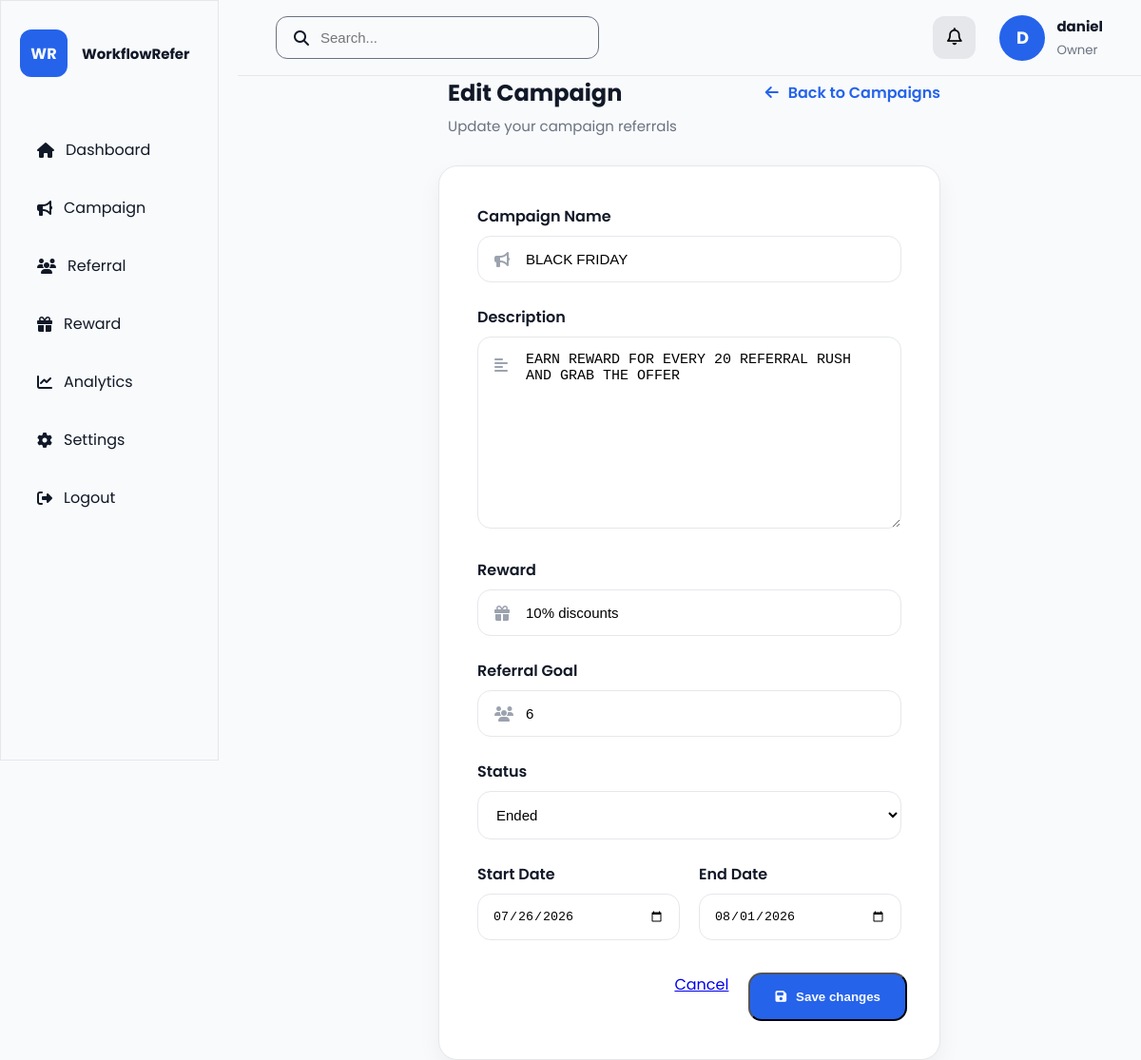
The app's page /campaign/2/edit/ (signed in) with its own data.
### core/models.py (models this page shows, shortened)
class Campaign(models.Model):
    STATUS_CHOICES = [
        ("draft", "Draft"),
        ("active", "Active"),
        ("ended", "Ended"),
    ]
    business = models.ForeignKey(
        BusinessProfile,
        on_delete=models.CASCADE,
        related_name="campaigns"
    )
    referral_code = models.CharField(
        max_length=10,
        unique=True,
        blank=True,
        null=True
    )
    title = models.CharField(max_length=200)
    description = models.TextField()
    reward = models.CharField(
        max_length=200,
        help_text="Example: ₦5,000 Cash or 10% Discount"
    )
    referral_goal = models.PositiveIntegerField(default=1)
    status = models.CharField(
        max_length=20,
        choices=STATUS_CHOICES,
        default="draft"
    )
    start_date = models.DateField()
    end_date = models.DateField()
    created_at = models.DateTimeField(auto_now_add=True)
    updated_at = models.DateTimeField(auto_now=True)

### core/views.py (the view)
# urls.py: path("campaign/<int:pk>/edit/",views.edit_campaign,name="edit_campaign"),
@login_required
def edit_campaign(request, pk):
    business = request.user.business_profile
    campaign = get_object_or_404(
        Campaign,
        pk=pk,
        business=business,
    )
    if request.method == "POST":
        form = CampaignForm(
            request.POST,
            instance=campaign
        )
        if form.is_valid():
            form.save()
            messages.success(
                request,
                "Campaign updated successfully!"
            )
            return redirect("campaign_list")
    else:
        form = CampaignForm(instance=campaign)
    return render(
        request,
        "dashboard/edit_campaign.html",
        {
            "form": form,
            "campaign": campaign,
        },
    )

### core/forms.py
class CampaignForm(forms.ModelForm):
    class Meta:
        model = Campaign
        fields = [
            "title",
            "description",
            "reward",
            "referral_goal",
            "status",
            "start_date",
            "end_date",
        ]
        widgets = {
            "title": forms.TextInput(attrs={
                "placeholder": "Summer Referral Campaign"
            }),
            "description": forms.Textarea(attrs={
                "placeholder": "Explain how customers earn rewards..."
            }),
            "reward": forms.TextInput(attrs={
                "placeholder": "₦5,000 Cash"
            }),
            "referral_goal": forms.NumberInput(attrs={
                "placeholder": "100"
            }),
            "start_date": forms.DateInput(attrs={
                "type": "date"
            }),
            "end_date": forms.DateInput(attrs={
                "type": "date"
            }),
        }

### templates/dashboard/edit_campaign.html (shortened to what this page needs)
{% extends "dashboard/dashboard_base.html" %}
{% load static %}
{% block dashboard_content %}
<section class="campaign-form-page">
    <div class="page-header">
        <div>
            <h1>Edit Campaign</h1>
            <p>
                Update your campaign referrals
            </p>
        </div>
        <a href="{% url 'campaign_list' %}" class="back-link">
            <i class="fa-solid fa-arrow-left"></i>
            Back to Campaigns
        </a>
    </div>
    <div class="form-card">
        <form method="POST">
            <div class="form-group">
                <label>Campaign Name</label>
                <div class="input-group">
                    {{ form.title }}
                </div>
            </div>
            <div class="form-group">
                <label>Description</label>
                <div class="input-group textarea-group">
                    {{ form.description }}
                </div>
            </div>
            <div class="form-group">
                <label>Reward</label>
                <div class="input-group">
                    {{ form.reward }}
                </div>
            </div>
            <div class="form-group">
                <label>Referral Goal</label>
                <div class="input-group">
                    {{ form.referral_goal }}
                </div>
            </div>
            <div class="form-group">
                <label>Status</label>
                {{ form.status }}
            </div>
            <div class="date-grid">
                <div class="form-group">
                    <label>Start Date</label>
                    {{ form.start_date }}
                </div>
                <div class="form-group">
                    <label>End Date</label>
                    {{ form.end_date }}
                </div>
            </div>
            <div class="form-actions">
                <a href="{% url 'campaign_list' %}" class="outline-btn">
                    Cancel
                </a>
                <button type="submit" class="primary-btn">
                    <i class="fa-solid fa-floppy-disk"></i>
                    Save changes
                </button>
            </div>
        </form>
    </div>
</section>
{% endblock %}

### templates/dashboard/dashboard_base.html (shortened to what this page needs)
{% load static%}
<!DOCTYPE html>
<html lang="en">
    <head>
        <link rel="stylesheet" href="https://cdnjs.cloudflare.com/ajax/libs/font-awesome/6.7.2/css/all.min.css">
		<link rel="stylesheet" href="{% static 'dashboard/dashboard.css' %}">
    </head>
    <body>
        {% block content %}
        <div class="dashboard-layout">
            <aside class="sidebar">
                <div class="logo">
                    <div class="logo-icon">WR</div>
                    <h2>WorkflowRefer</h2>
                </div>
                <nav>
                    <a href="{% url "dashboard" %}" class="{% if request.resolver_match.url_name == 'dashboard' %}active{% endif %}">
                        <i class="fa-solid fa-house"></i>
                        <span>Dashboard</span>
                    </a>
                    <a href="{% url "campaign_list" %}"class="{% if request.resolver_match.url_name == 'campaign_list' %}active{% endif %}">
                        <i class="fa-solid fa-bullhorn"></i>
                        <span>Campaign</span>
                    </a>
                    <a href="{% url 'referral_list' %}" class="{% if request.resolver_match.url_name == 'referral_list' %}active{% endif %}">
                        <i class="fa-solid fa-users"></i>
                        <span>Referral</span>
                    </a>
                    <a href="{% url 'reward_list' %}" class="{% if request.resolver_match.url_name == 'reward_list' %}active{% endif %}">
                        <i class="fa-solid fa-gift"></i>
                        <span>Reward</span>
                    </a>
                    <a href="{% url 'analytics' %}" class="{% if request.resolver_match.url_name == 'analytics' %}active{% endif %}">
                        <i class="fa-solid fa-chart-line"></i>
                        <span>Analytics</span>
                    </a>
                    <a href="#" class="{% if request.resolver_match.url_name == 'settings' %}active{% endif %}">
                        <i class="fa-solid fa-gear"></i>
                        <span>Settings</span>
                    </a>
                    <a href="{% url 'logout' %}">
                        <i class="fa-solid fa-right-from-bracket"></i>
                        <span>Logout</span>
                    </a>
                </nav>
            </aside>
            <main class="main-content">
                <header class="topbar">
                    <div class="topbar-left">
                        <div class="search-box">
                            <i class="fa-solid fa-magnifying-glass"></i>
                            <input
                                type="text"
                                placeholder="Search..."
                            >
                        </div>
                    </div>
                    <div class="topbar-right">
                        <div class="notification-wrapper">
                            <button id="notification-toggle" class="notification-btn">
                                <i class="fa-regular fa-bell"></i>
                            </button>
                        </div>
                        <div class="user-info">
                            <div class="user-avatar">
                                {{ request.user.first_name|slice:":1"|default:request.user.username|slice:":1"|upper }}
                            </div>
                            <div>
                                <h4>
                                    {{ request.user.first_name|default:request.user.username }}
                                </h4>
                                <small>Owner</small>
                            </div>
                        </div>
                    </div>
                </header>
                {% block dashboard_content %}{% endblock %}
            </main>
        </div>
        {% endblock %}
    </body>
</html>

### static/dashboard/dashboard.css (style rules this page uses)
* { margin:0; padding:0; box-sizing:border-box; }
:root { --primary:#2563EB; --primary-hover:#1D4ED8; --success:#10B981; --warning:#F59E0B; --danger:#EF4444; --purple:#8B5CF6; --bg:#F8FAFC; --surface:#FFFFFF; --heading:#111827; --body:#6B7280; --muted:#9CA3AF; --border:#E5E7EB; --radius-sm:10px; --radius-md:14px; --radius-lg:20px; --shadow: 0 10px 25px rgba(0,0,0,.05); --shadow-hover: 0 18px 40px rgba(0,0,0,.08); }
body { font-family:Poppins,sans-serif; background:var(--bg); color:var(--heading); }
.dashboard-layout { display:flex; min-height:100vh; }
.sidebar { width:230px; background:var(--bg); color:var(--heading); padding:30px 20px; border:1px solid var(--border); position:fixed; top:0; left:0; height:100vh; overflow-y:auto; }
.logo { display:flex; align-items:center; gap:15px; margin-bottom:50px; }
.logo-icon { width:50px; height:50px; border-radius:12px; background:var(--primary); color: var(--bg); display:flex; justify-content:center; align-items:center; font-weight:bold; }
.logo h2 { font-size:15px; }
.sidebar nav { display:flex; flex-direction:column; gap:8px; }
.sidebar nav a { color:var(--heading); text-decoration:none; padding:14px 18px; border-radius:12px; display:flex; align-items:center; gap:12px; transition:.3s; }
.main-content { flex:1; display:flex; flex-direction:column; min-width:0; margin-left: 250px; }
.primary-btn { display:flex; align-items:center; gap:10px; background:var(--primary); color:var(--bg); padding:16px 26px; border-radius:14px; text-decoration:none; font-weight:600; transition:.25s ease; transform:translateX(6px); }
.topbar { height:80px; background:var(--bg); display:flex; justify-content:space-between; align-items:center; padding:0 40px; border-bottom:1px solid var(--border); }
.topbar-left { display:flex; align-items:center; gap:20px; }
.search-box { width:340px; height:45px; background:var(--bg); border:1px solid var(--body); border-radius:12px; display:flex; align-items:center; padding:0 18px; gap:12px; }
.search-box input { width:100%; border:none; background:none; outline:none; font-size:15px; }
.topbar-right { display:flex; align-items:center; gap:25px; }
.notification-wrapper { position:relative; }
.notification-btn { position:relative; width:45px; height:45px; border:none; border-radius:12px; background:var(--border); cursor:pointer; font-size:18px; }
.user-info { display:flex; align-items:center; gap:12px; }
.user-avatar { width:48px; height:48px; border-radius:50%; background:var(--primary); color:var(--bg); display:flex; justify-content:center; align-items:center; font-weight:700; font-size:18px; }
.user-info h4 { margin:0; font-size:15px; }
.user-info small { color:var(--body); }
.page-header p { color:var(--body); }
.insight-list h4,p { font-size: 15px; }
.page-header { display:flex; justify-content:space-between; align-items:flex start; gap:30px; margin-bottom:30px; margin-left: 10px; }
.page-header h1 { color:var(--heading); margin-bottom:6px; }
.campaign-form-page { max-width:900px; margin:auto; }
.form-card { background:var(--surface); padding:40px; border-radius:var(--radius-lg); box-shadow:var(--shadow); border:1px solid var(--border); }
.form-card form { display:flex; flex-direction:column; gap:24px; }
.form-group { display:flex; flex-direction:column; }
.form-group label { margin-bottom:8px; font-weight:600; color:var(--heading); }
.input-group { position:relative; }
.input-group input, .input-group textarea { width:100%; padding:15px 18px 15px 50px; border:1px solid var(--border); border-radius:14px; font-size:15px; }
.input-group textarea { min-height:140px; resize:vertical; }
.form-group select { padding:15px; border:1px solid var(--border); border-radius:14px; font-size:15px; background:#fff; }
.date-grid { display:grid; grid-template-columns:1fr 1fr; gap:20px; }
.date-grid input { width:100%; padding:15px; border:1px solid var(--border); border-radius:14px; }
.form-actions { display:flex; justify-content:flex-end; gap:15px; margin-top:10px; }
.back-link { display:inline-flex; align-items:center; gap:8px; color:var(--body); text-decoration:none; font-weight:500; transition:.3s; }
.back-link { display:inline-flex; align-items:center; gap:10px; margin-bottom:30px; text-decoration:none; color:#2563EB; font-weight:600; }

### records on screen
Campaign: title "BLACK FRIDAY", description "EARN REWARD FOR EVERY 20 REFERRAL RUSH AND GRAB THE OFFER", reward "10% discounts", referral_goal "6", status "Ended", start_date "07/26/2026", end_date "08/01/2026"

### other values on screen
{{ request.user.first_name|default:request.user.username }} "daniel"
